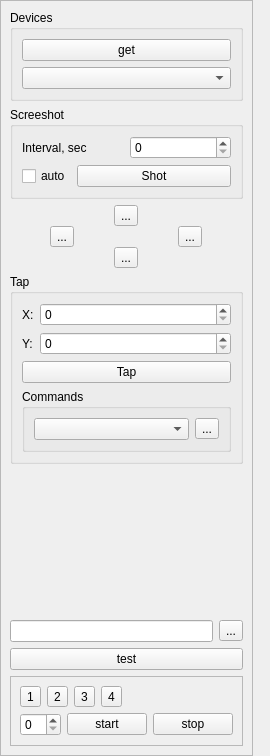
<?xml version="1.0" encoding="UTF-8"?>
<ui version="4.0">
 <class>ADB_widget</class>
 <widget class="QWidget" name="ADB_widget">
  <property name="geometry">
   <rect>
    <x>0</x>
    <y>0</y>
    <width>270</width>
    <height>756</height>
   </rect>
  </property>
  <layout class="QVBoxLayout" name="verticalLayout">
   <property name="leftMargin">
    <number>0</number>
   </property>
   <property name="topMargin">
    <number>0</number>
   </property>
   <property name="rightMargin">
    <number>0</number>
   </property>
   <property name="bottomMargin">
    <number>0</number>
   </property>
   <item>
    <widget class="QFrame" name="frame">
     <property name="sizePolicy">
      <sizepolicy hsizetype="Fixed" vsizetype="Preferred">
       <horstretch>0</horstretch>
       <verstretch>0</verstretch>
      </sizepolicy>
     </property>
     <property name="frameShape">
      <enum>QFrame::StyledPanel</enum>
     </property>
     <property name="frameShadow">
      <enum>QFrame::Raised</enum>
     </property>
     <layout class="QVBoxLayout" name="verticalLayout_7">
      <item>
       <widget class="QGroupBox" name="groupBox_2">
        <property name="minimumSize">
         <size>
          <width>200</width>
          <height>0</height>
         </size>
        </property>
        <property name="title">
         <string>Devices</string>
        </property>
        <layout class="QVBoxLayout" name="verticalLayout_5">
         <item>
          <widget class="QPushButton" name="btn_devices">
           <property name="text">
            <string>get</string>
           </property>
          </widget>
         </item>
         <item>
          <widget class="QComboBox" name="cb_devices"/>
         </item>
        </layout>
       </widget>
      </item>
      <item>
       <widget class="QGroupBox" name="groupBox_3">
        <property name="title">
         <string>Screeshot</string>
        </property>
        <layout class="QVBoxLayout" name="verticalLayout_6">
         <item>
          <layout class="QHBoxLayout" name="horizontalLayout_3">
           <item>
            <widget class="QLabel" name="label_10">
             <property name="text">
              <string>Interval, sec</string>
             </property>
            </widget>
           </item>
           <item>
            <widget class="QSpinBox" name="sb_interval"/>
           </item>
          </layout>
         </item>
         <item>
          <layout class="QHBoxLayout" name="horizontalLayout_5">
           <item>
            <widget class="QCheckBox" name="cb_auto">
             <property name="sizePolicy">
              <sizepolicy hsizetype="Fixed" vsizetype="Fixed">
               <horstretch>0</horstretch>
               <verstretch>0</verstretch>
              </sizepolicy>
             </property>
             <property name="text">
              <string>auto</string>
             </property>
            </widget>
           </item>
           <item>
            <widget class="QPushButton" name="btn_create_screenshot">
             <property name="text">
              <string>Shot</string>
             </property>
            </widget>
           </item>
          </layout>
         </item>
        </layout>
       </widget>
      </item>
      <item>
       <layout class="QGridLayout" name="gridLayout">
        <property name="spacing">
         <number>0</number>
        </property>
        <item row="1" column="0">
         <widget class="QToolButton" name="btn_swipe_RL">
          <property name="text">
           <string>...</string>
          </property>
          <property name="icon">
           <iconset resource="../../../../../../lib/pictures/arrow.qrc">
            <normaloff>:/arrow/arrow-left.png</normaloff>:/arrow/arrow-left.png</iconset>
          </property>
         </widget>
        </item>
        <item row="2" column="1">
         <widget class="QToolButton" name="btn_swipe_UD">
          <property name="text">
           <string>...</string>
          </property>
          <property name="icon">
           <iconset resource="../../../../../../lib/pictures/arrow.qrc">
            <normaloff>:/arrow/arrow-down.png</normaloff>:/arrow/arrow-down.png</iconset>
          </property>
         </widget>
        </item>
        <item row="0" column="1">
         <widget class="QToolButton" name="btn_swipe_DU">
          <property name="text">
           <string>...</string>
          </property>
          <property name="icon">
           <iconset resource="../../../../../../lib/pictures/arrow.qrc">
            <normaloff>:/arrow/arrow-up.png</normaloff>:/arrow/arrow-up.png</iconset>
          </property>
         </widget>
        </item>
        <item row="1" column="2">
         <widget class="QToolButton" name="btn_swipe_LR">
          <property name="text">
           <string>...</string>
          </property>
          <property name="icon">
           <iconset resource="../../../../../../lib/pictures/arrow.qrc">
            <normaloff>:/arrow/arrow-right.png</normaloff>:/arrow/arrow-right.png</iconset>
          </property>
         </widget>
        </item>
       </layout>
      </item>
      <item>
       <widget class="QGroupBox" name="groupBox">
        <property name="title">
         <string>Tap</string>
        </property>
        <layout class="QVBoxLayout" name="verticalLayout_3">
         <item>
          <layout class="QGridLayout" name="gridLayout_2">
           <item row="1" column="0">
            <widget class="QLabel" name="label_2">
             <property name="sizePolicy">
              <sizepolicy hsizetype="Fixed" vsizetype="Preferred">
               <horstretch>0</horstretch>
               <verstretch>0</verstretch>
              </sizepolicy>
             </property>
             <property name="text">
              <string>Y:</string>
             </property>
            </widget>
           </item>
           <item row="0" column="0">
            <widget class="QLabel" name="label">
             <property name="sizePolicy">
              <sizepolicy hsizetype="Fixed" vsizetype="Preferred">
               <horstretch>0</horstretch>
               <verstretch>0</verstretch>
              </sizepolicy>
             </property>
             <property name="text">
              <string>X:</string>
             </property>
            </widget>
           </item>
           <item row="0" column="1">
            <widget class="QSpinBox" name="sb_pos_x"/>
           </item>
           <item row="1" column="1">
            <widget class="QSpinBox" name="sb_pos_y"/>
           </item>
          </layout>
         </item>
         <item>
          <widget class="QPushButton" name="btn_tap">
           <property name="text">
            <string>Tap</string>
           </property>
          </widget>
         </item>
         <item>
          <widget class="QGroupBox" name="groupBox_4">
           <property name="title">
            <string>Commands</string>
           </property>
           <layout class="QHBoxLayout" name="horizontalLayout_6">
            <item>
             <widget class="QComboBox" name="cb_commands"/>
            </item>
            <item>
             <widget class="QToolButton" name="btn_adb">
              <property name="text">
               <string>...</string>
              </property>
             </widget>
            </item>
           </layout>
          </widget>
         </item>
        </layout>
       </widget>
      </item>
      <item>
       <spacer name="verticalSpacer">
        <property name="orientation">
         <enum>Qt::Vertical</enum>
        </property>
        <property name="sizeHint" stdset="0">
         <size>
          <width>20</width>
          <height>40</height>
         </size>
        </property>
       </spacer>
      </item>
      <item>
       <layout class="QHBoxLayout" name="horizontalLayout_4">
        <item>
         <widget class="QLineEdit" name="le_cmd"/>
        </item>
        <item>
         <widget class="QToolButton" name="btn_cmd">
          <property name="text">
           <string>...</string>
          </property>
         </widget>
        </item>
       </layout>
      </item>
      <item>
       <widget class="QPushButton" name="btn_test">
        <property name="text">
         <string>test</string>
        </property>
       </widget>
      </item>
      <item>
       <widget class="QFrame" name="frame_test">
        <property name="frameShape">
         <enum>QFrame::StyledPanel</enum>
        </property>
        <property name="frameShadow">
         <enum>QFrame::Raised</enum>
        </property>
        <layout class="QVBoxLayout" name="verticalLayout_2">
         <item>
          <layout class="QHBoxLayout" name="horizontalLayout">
           <item>
            <widget class="QToolButton" name="btn_1">
             <property name="text">
              <string>1</string>
             </property>
            </widget>
           </item>
           <item>
            <widget class="QToolButton" name="btn_2">
             <property name="text">
              <string>2</string>
             </property>
            </widget>
           </item>
           <item>
            <widget class="QToolButton" name="btn_3">
             <property name="text">
              <string>3</string>
             </property>
            </widget>
           </item>
           <item>
            <widget class="QToolButton" name="btn_4">
             <property name="text">
              <string>4</string>
             </property>
            </widget>
           </item>
           <item>
            <spacer name="horizontalSpacer">
             <property name="orientation">
              <enum>Qt::Horizontal</enum>
             </property>
             <property name="sizeHint" stdset="0">
              <size>
               <width>40</width>
               <height>20</height>
              </size>
             </property>
            </spacer>
           </item>
          </layout>
         </item>
         <item>
          <layout class="QHBoxLayout" name="horizontalLayout_2">
           <item>
            <widget class="QSpinBox" name="sb_port"/>
           </item>
           <item>
            <widget class="QPushButton" name="btn_start">
             <property name="text">
              <string>start</string>
             </property>
            </widget>
           </item>
           <item>
            <widget class="QPushButton" name="btn_stop">
             <property name="text">
              <string>stop</string>
             </property>
            </widget>
           </item>
          </layout>
         </item>
        </layout>
       </widget>
      </item>
     </layout>
    </widget>
   </item>
  </layout>
 </widget>
 <resources>
  <include location="../../../../../../lib/pictures/arrow.qrc"/>
 </resources>
 <connections/>
</ui>
